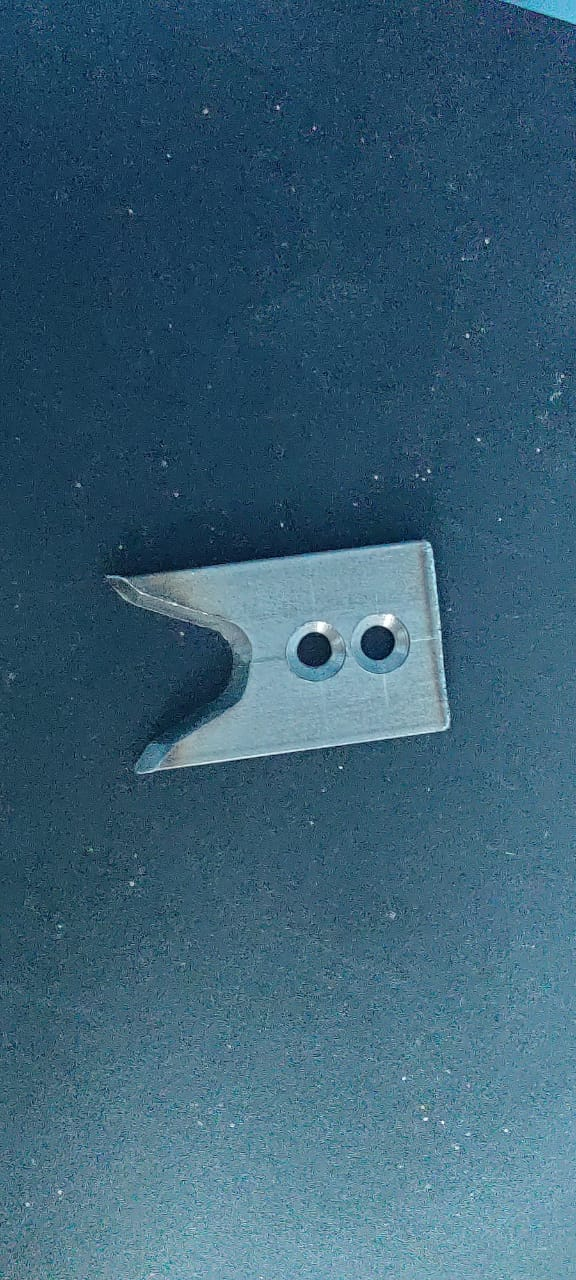
#> input picture Object Detection And Measure/one.jpeg, 576 x 1280 px
$ python final.py   (older library calls are emulated)
#> lines starting #> are read from the running program, lines starting #| are printed output that depends on the picture; after the words box and inside, x2 and y2 are one past the last pixel; in counts of white or black regions, pixels touching at a corner belong together
# 1 Method
# from scipy.spatial import distance as dist
# from imutils import perspective
# # from imutils import contours
# import numpy as np
# import imutils
# import cv2
#
#
# img = cv2.imread('second.jpeg')
#
# # convert to RGB
# image = cv2.cvtColor(img, cv2.COLOR_BGR2RGB)
# # convert to grayscale
# gray = cv2.cvtColor(image, cv2.COLOR_RGB2GRAY)
#
# # create a binary thresholded image
# _, binary = cv2.threshold(gray, 100, 100, cv2.THRESH_BINARY_INV)
# # show i
# contours, hierarchy = cv2.findContours(binary, cv2.RETR_TREE, cv2.CHAIN_APPROX_SIMPLE)
#
# image = cv2.drawContours(img, contours, -1, (0, 255, 0), 2)
#
#
# objects_contours = []
# for cnt in contours:
#     if cv2.contourArea(cnt) > 10000:
#         objects_contours.append(cnt)

####################################################################################
#2 Method

import cv2
import numpy as np
from scipy.spatial import distance as dist

filters = 0

main_area = 10000


# [11 lines of commented-out code are left out]
def warpIN(img, point, w, h):
    # print(point.shape)
    pts1 = np.float32(point)

    pts2 = np.float32([[0, 0], [w, 0], [0, h], [w, h]])
    # print(pts2)
    matrix = cv2.getPerspectiveTransform(pts1, pts2)
    print(matrix)
    # imgWap = cv2.warpPerspective(img, matrix, (w, h))
    # return imgWap

def mainc():
    image = cv2.imread("one.jpeg")
#> image is the input picture: shape (1280, 576, 3); mean B, G, R 117.3, 95.9, 57.7
    image = cv2.resize(image, (0, 0), None, 0.5, 0.5)
#> image: shape (640, 288, 3)
    img_gray = cv2.cvtColor(image, cv2.COLOR_BGR2GRAY)
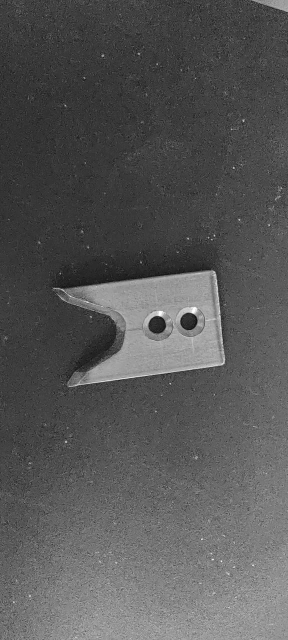
#> img_gray: shape (640, 288); min 15, max 254, mean 87.1
    img_blur = cv2.GaussianBlur(img_gray, (5,5), 1)
    img_canny = cv2.Canny(img_blur, 100, 100)
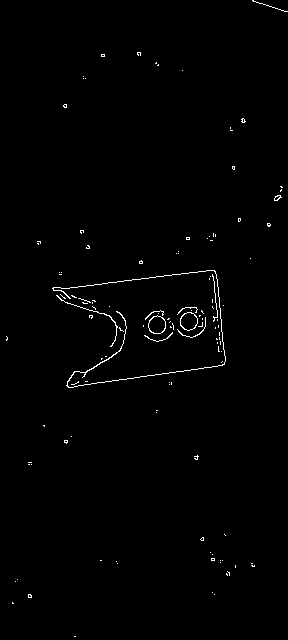
#> img_canny: shape (640, 288); 0.84% white in thin lines or dots
    kernal  = np.ones((5, 5))
    img_Dial = cv2.dilate(img_canny, kernal, iterations=3)
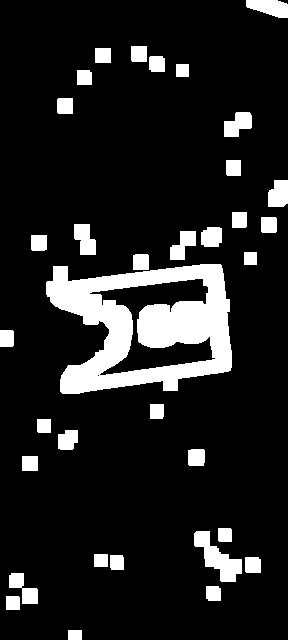
#> img_Dial: shape (640, 288); 12.7% white; 34 white regions, largest, box (x1, y1, x2, y2) and area: (46, 264, 232, 394) 13386, (194, 531, 242, 582) 1080, (246, 0, 288, 18) 550
    img_thre = cv2.erode(img_Dial, kernal, iterations=2)
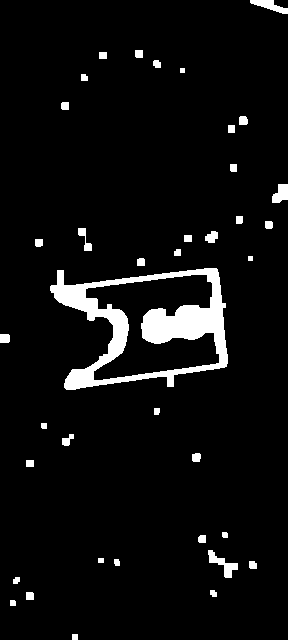
#> img_thre: shape (640, 288); 5.5% white; 38 white regions

    contours, hiearcy = cv2.findContours(img_thre, cv2.RETR_EXTERNAL, cv2.CHAIN_APPROX_SIMPLE)
#> contours = 38 contours, 2 with area under 20; largest, box (x1, y1, x2, y2) and area: (50, 268, 228, 390) 14162, (208, 550, 238, 578) 254, (250, 0, 288, 14) 210, (272, 184, 288, 203) 193, (78, 228, 92, 251) 96; hiearcy = 38 rows, first 6: [1, -1, -1, -1], [2, 0, -1, -1], [3, 1, -1, -1], [4, 2, -1, -1], [5, 3, -1, -1], [6, 4, -1, -1]
    fimalCountours = []

    for i in contours:
        area = cv2.contourArea(i)
        if area > main_area:
            peri = cv2.arcLength(i, True)
            approx = cv2.approxPolyDP(i, 0.02 * peri, True)
            bbox = cv2.boundingRect(approx)
            if filters > 0:
                if len(approx) == filters:
                    fimalCountours.append([len(approx), area, approx, bbox, i])
            else:
                fimalCountours.append([len(approx), area, approx, bbox, i])
#> this loop made 38 passes
#> (area, peri, bbox) on pass 18: (14161.5, 693, (57, 269, 170, 119))
#> area on passes 2 to 7: 24.5, 48.5, 29, 29, 45, 27
#> after the loop, fimalCountours = 1 item
    fimalCountours = sorted(fimalCountours, key= lambda x:x[1], reverse=True)

    for con in fimalCountours:
        cv2.drawContours(image, con[4], -1, (0, 0, 225), 3)
#> this loop made 1 pass
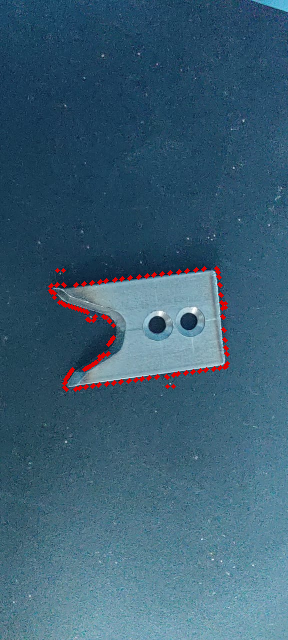
#> image: shape (640, 288, 3); mean B, G, R 116.7, 95.4, 59.5

    return image, fimalCountours


img, at = mainc()
#> at = 1 item

if len(at) > 0:
    poin = at[0][2]
#> poin = [[217, 269], [75, 285], [57, 270], [59, 302], [113, 325], [64, 387], [226, 366]]
    # print(poin.shape)
    warpIN(img, poin, 100, 100)
#> in warpIN, `pts1 = np.float32(point)`: pts1 has the same summary as poin outside warpIN
#> (the run stopped early here; a loop or call above may not have finished)

$ run again, with Object Detection And Measure/second.jpeg copied over Object Detection And Measure/one.jpeg
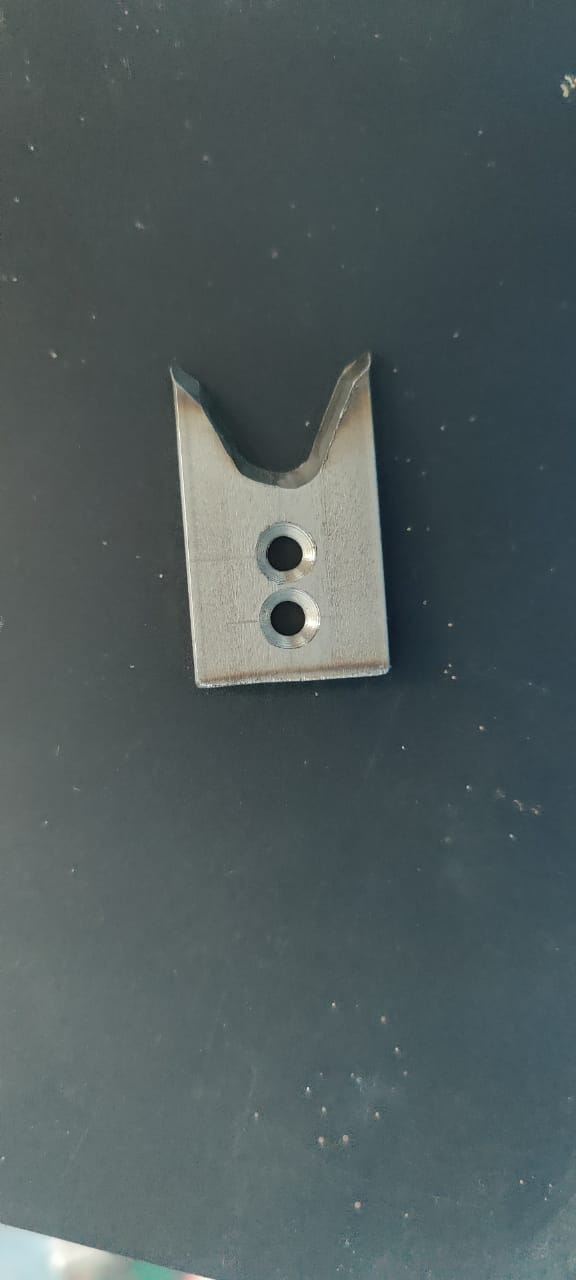
#> input picture Object Detection And Measure/second.jpeg, 576 x 1280 px
#> in mainc, image is the input picture: shape (1280, 576, 3); mean B, G, R 92.5, 91.4, 79.2
#> in mainc, `img_canny = cv2.Canny(img_blur, 100, 100)`:
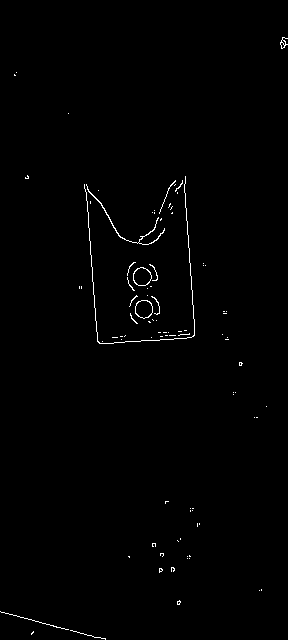
#> img_canny: shape (640, 288); 0.72% white in thin lines or dots
#> img_Dial: shape (640, 288); 10.8% white; 18 white regions, largest, box (x1, y1, x2, y2) and area: (73, 170, 212, 350) 12868, (0, 605, 112, 640) 1815, (146, 537, 197, 579) 1169
#> img_thre: shape (640, 288); 4.8% white; 22 white regions
#> contours = 22 contours, 2 with area under 20; largest, box (x1, y1, x2, y2) and area: (77, 174, 208, 346) 14055, (0, 609, 108, 640) 666, (157, 551, 177, 575) 254, (278, 35, 288, 51) 124, (220, 332, 231, 342) 56; hiearcy = 22 rows, first 6: [1, -1, -1, -1], [2, 0, -1, -1], [3, 1, -1, -1], [4, 2, -1, -1], [5, 3, -1, -1], [6, 4, -1, -1]
#> the loop in mainc, `for i in contours:` made 22 passes
#> (area, peri, bbox) on pass 18: (14055, 686.9, (77, 174, 131, 172))
#> after the loop in mainc, `for i in contours:`: fimalCountours = 1 item
#> the loop in mainc, `for con in fimalCountours:` made 1 pass
#> after the loop in mainc, `for con in fimalCountours:`:
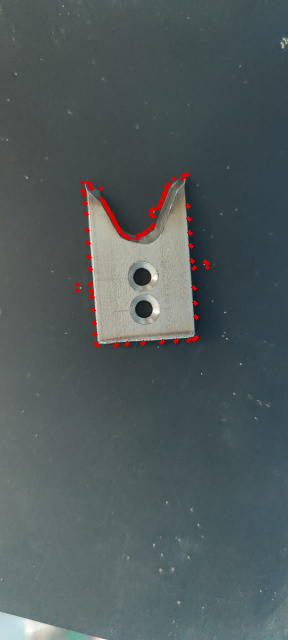
#> image: shape (640, 288, 3); mean B, G, R 92.2, 91.1, 80.5
#> poin = [[187, 174], [136, 238], [82, 182], [77, 290], [97, 345], [196, 337], [207, 263], [191, 260]]
#> pts1 has the same summary as poin outside warpIN
